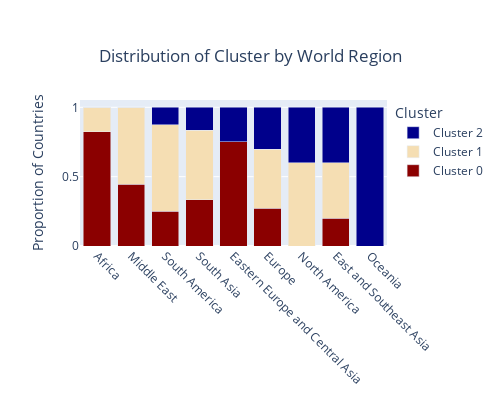

Notebook source saved alongside this figure:
### Markdown cell above
Here, we want to study the distribution of the clusters that we identified across the different world regions we analyzed earlier.
To do this, we will plot a normalized stacked bar chart for each world region to clearly show the proportion of clusters within the regions.

### Code cell
color_map = {
    2: 'rgb(0, 0, 139)',  
    1: 'rgba(245, 222, 179, 1)',  
    0: 'rgb(139, 0, 0)'    
}

df_us_influence_final_world_region = df_us_influence_final[df_us_influence_final['World_region'] != 'Other'] # Remove 'Other' region as we didn't assign it to a specific region
# Calculate the proportion of countries in each cluster per world region (normalize by region total)
region_cluster_counts = df_us_influence_final_world_region.groupby(['World_region', 'cluster'])['Country'].count().unstack(fill_value=0)
region_cluster_proportions = region_cluster_counts.div(region_cluster_counts.sum(axis=1), axis=0)

# Sort the world regions based on the proportion of countries in cluster 
region_cluster_proportions = region_cluster_proportions.sort_values(by=2, ascending=True)


fig = go.Figure()

# Add a bar for each cluster, stacking them for each region
for cluster in region_cluster_proportions.columns:
    fig.add_trace(go.Bar(
        x=region_cluster_proportions.index,  
        y=region_cluster_proportions[cluster],  # Proportions of countries in the cluster on the y-axis
        name=f"Cluster {cluster}", # Label each cluster for the legend
        marker=dict(color=color_map[cluster])  # Apply the color for the cluster from the color_map
    ))

# Customize the layout of the plot
fig.update_layout(
    xaxis_title=None,
    barmode='stack',  # Stack the bars to show proportions 
    xaxis=dict(tickangle=45), 
    yaxis=dict(title="Proportion of Countries"), 
    legend=dict(title="Cluster"), 
    height=400,  
    width=500,
    title={
        'text': "Distribution of Cluster by World Region",
        'x': 0.5,  # Center the title
        'xanchor': 'center',
        'yanchor': 'top'
    }  
)

fig.show()

### Figure 1 — Plotly figure (JSON) as saved in the notebook; plotly's stock layout.template omitted (floating-point values rounded to 4 significant figures)
{"data": [{"marker": {"color": "rgb(139, 0, 0)"}, "name": "Cluster 0", "type": "bar", "x": ["Africa", "Middle East", "South America", "South Asia", "Eastern Europe and Central Asia", "Europe", "North America", "East and Southeast Asia", "Oceania"], "y": [0.8235, 0.4444, 0.25, 0.3333, 0.75, 0.2727, 0, 0.2, 0]}, {"marker": {"color": "rgba(245, 222, 179, 1)"}, "name": "Cluster 1", "type": "bar", "x": ["Africa", "Middle East", "South America", "South Asia", "Eastern Europe and Central Asia", "Europe", "North America", "East and Southeast Asia", "Oceania"], "y": [0.1765, 0.5556, 0.625, 0.5, 0, 0.4242, 0.6, 0.4, 0]}, {"marker": {"color": "rgb(0, 0, 139)"}, "name": "Cluster 2", "type": "bar", "x": ["Africa", "Middle East", "South America", "South Asia", "Eastern Europe and Central Asia", "Europe", "North America", "East and Southeast Asia", "Oceania"], "y": [0, 0, 0.125, 0.1667, 0.25, 0.303, 0.4, 0.4, 1]}], "layout": {"barmode": "stack", "height": 400, "legend": {"title": {"text": "Cluster"}}, "title": {"text": "Distribution of Cluster by World Region", "x": 0.5, "xanchor": "center", "yanchor": "top"}, "width": 500, "xaxis": {"tickangle": 45, "title": {}}, "yaxis": {"title": {"text": "Proportion of Countries"}}}}
